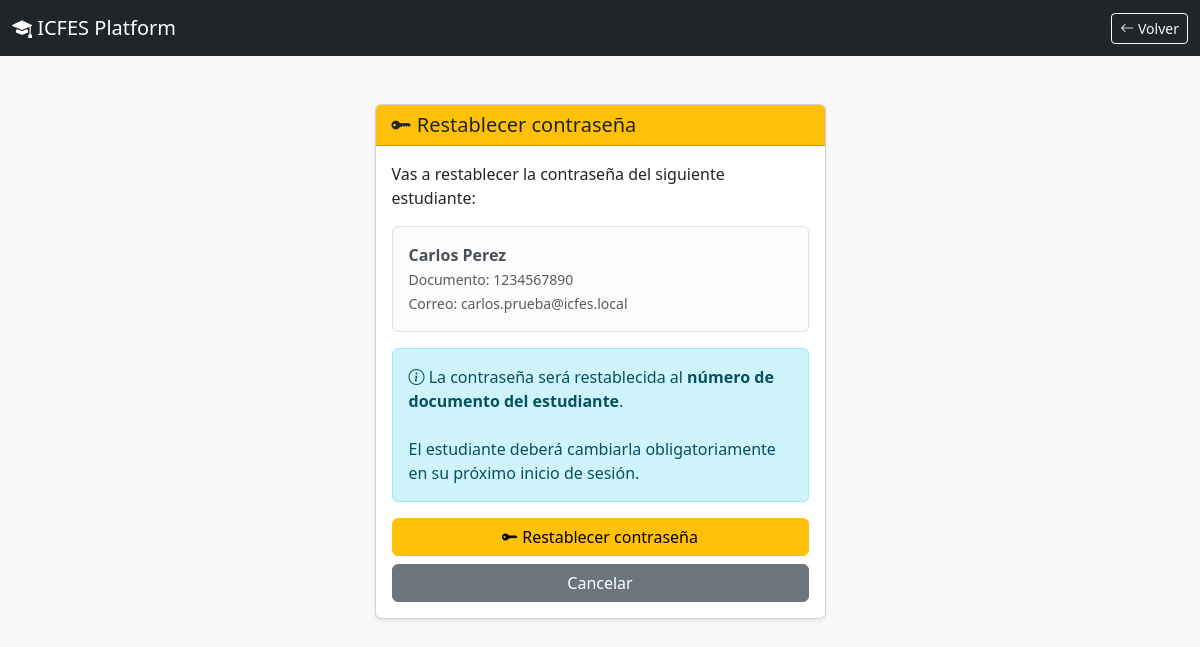
The app's page /admin/estudiantes/restablecer_password.php?id=1 (signed in) with its own data.
### tables this page shows
CREATE TABLE `usuarios` (
  `id_usuario` int(11) NOT NULL,
  `nombres` varchar(100) NOT NULL,
  `apellidos` varchar(100) NOT NULL,
  `correo` varchar(120) NOT NULL,
  `password` varchar(255) NOT NULL,
  `grado` enum('9','10','11') NOT NULL,
  `id_curso` int(11) DEFAULT NULL,
  `avatar` varchar(255) DEFAULT 'avatar_default.png',
  `id_avatar` int(11) DEFAULT 1,
  `puntos` int(11) DEFAULT 0,
  `nivel` int(11) DEFAULT 1,
  `fecha_registro` timestamp NOT NULL DEFAULT current_timestamp(),
  `numero_documento` varchar(20) NOT NULL,
  `id_rol` int(11) NOT NULL DEFAULT 2,
  `id_institucion` int(11) DEFAULT 1,
  `primer_ingreso` tinyint(1) DEFAULT 1,
  `estado` enum('Activo','Inactivo') DEFAULT 'Activo',
  `ultimo_acceso` datetime DEFAULT NULL,
  `fecha_cambio_password` datetime DEFAULT NULL,
  `ultimo_intento` datetime DEFAULT NULL
);

### admin/estudiantes/restablecer_password.php (the view, shortened to what this page needs)
<?php
require_once __DIR__ . "/../../includes/seguridad.php";
$id_usuario = (int) $_GET["id"];
try {
    $sql = "SELECT
                id_usuario,
                nombres,
                apellidos,
                numero_documento,
                correo,
                estado
            FROM usuarios
            WHERE id_usuario = :id
            AND id_rol = 2
            LIMIT 1";
    $stmt = $conexion->prepare($sql);
    $stmt->execute([
        ":id" => $id_usuario
    ]);
    $estudiante = $stmt->fetch();
} catch (PDOException $e) {
    die("Error al consultar el estudiante.");
}
?>
<!DOCTYPE html>
<html lang="es">
<head>
    <link
        href="https://cdn.jsdelivr.net/npm/bootstrap@5.3.3/dist/css/bootstrap.min.css"
        rel="stylesheet"
    >
    <link
        rel="stylesheet"
        href="https://cdn.jsdelivr.net/npm/bootstrap-icons@1.11.3/font/bootstrap-icons.min.css"
    >
</head>
<body class="bg-light">
<nav class="navbar navbar-dark bg-dark">
    <div class="container-fluid">
        <a
            href="../dashboard.php"
            class="navbar-brand"
        >
            <i class="bi bi-mortarboard-fill"></i>
            ICFES Platform
        </a>
        <a
            href="index.php"
            class="btn btn-outline-light btn-sm"
        >
            <i class="bi bi-arrow-left"></i>
            Volver
        </a>
    </div>
</nav>
<div class="container py-5">
    <div class="row justify-content-center">
        <div class="col-12 col-md-7 col-lg-5">
            <div class="card shadow-sm">
                <div class="card-header bg-warning">
                    <h5 class="mb-0">
                        <i class="bi bi-key-fill"></i>
                        Restablecer contraseña
                    </h5>
                </div>
                <div class="card-body">
                    <p>
                        Vas a restablecer la contraseña del siguiente estudiante:
                    </p>
                    <div class="alert alert-light border">
                        <strong>
                            <?= htmlspecialchars(
                                $estudiante["nombres"] . " " .
                                $estudiante["apellidos"]
                            ) ?>
                        </strong>
                        <br>
                        <small class="text-muted">
                            Documento:
                            <?= htmlspecialchars(
                                $estudiante["numero_documento"]
                            ) ?>
                        </small>
                        <br>
                        <small class="text-muted">
                            Correo:
                            <?= htmlspecialchars(
                                $estudiante["correo"]
                            ) ?>
                        </small>
                    </div>
                    <div class="alert alert-info">
                        <i class="bi bi-info-circle"></i>
                        La contraseña será restablecida al
                        <strong>número de documento del estudiante</strong>.
                        <br><br>
                        El estudiante deberá cambiarla
                        obligatoriamente en su próximo inicio de sesión.
                    </div>
                    <form method="POST">
                        <div class="d-grid gap-2">
                            <button
                                type="submit"
                                class="btn btn-warning"
                            >
                                <i class="bi bi-key-fill"></i>
                                Restablecer contraseña
                            </button>
                            <a
                                href="index.php"
                                class="btn btn-secondary"
                            >
                                Cancelar
                            </a>
                        </div>
                    </form>
                </div>
            </div>
        </div>
    </div>
</div>
</body>
</html>

### records on screen
usuarios: nombres+apellidos "Carlos Perez", numero_documento "1234567890", correo "carlos.prueba@icfes.local"
